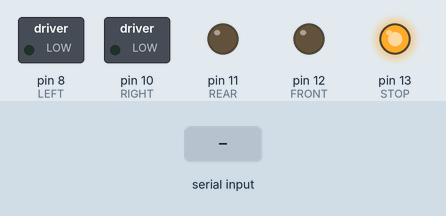
Bench run of a sketch on a simulated Arduino Uno, built with avr-gcc and run on an emulated ATmega328P. Shown: switched loads named in the sketch (green lamp = pin HIGH), output pins drawn as LEDs (lit = HIGH). Inputs (shaded band) come from the test bench. What the sketch prints to the serial monitor is not drawn.

Above: at 1.2 s.
1.3 s: "90,45\n" received over Serial
At 2.8 s:
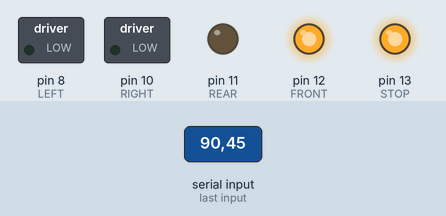
Timing chart, 0 to 4.3 s (numbered marks = the images above; inputs shaded):
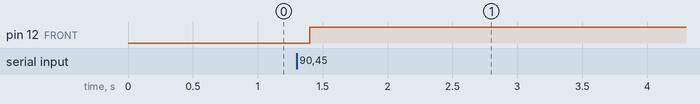

The sketch:

test_with_leds.ino
```cpp
#define STOP 13
#define LEFT 8
#define RIGHT 10
#define FRONT 12
#define REAR 11


class BB8
{
private:
    float commandState[2];

public:
    BB8(/* args */);
    ~BB8();
    void updateFromSerial();
    void move();
    void roll(int speed);//roll to go front/rear
    void balance(int speed);//balance to turn right/left
    float* get_commandState();
    void set_commandState(float x, float y);

};

BB8::BB8(/* args */)
{
    this->commandState[0] = 0.0;
    this->commandState[1] = 0.0;
}

BB8::~BB8()
{
}

void BB8::move(){
    if(this->commandState[0] >= 0.4){
        this->roll(1);
    }
    else if(this->commandState[0] <= -0.4){
        this->roll(-1);
    }
    else{
        this->roll(0);
    }
    if(this->commandState[1] <= -0.4){
        this->balance(1);
    }
    else if(this->commandState[1] >= 0.4){
        this->balance(-1);
    }
    else{
        this->balance(0);
    }
}

void BB8::updateFromSerial(){
    String strArray[2];
    float floatArray[2];
    String readString = Serial.readString();

    int r=0, t=0;
    for(int i=0;i<readString.length();i++){
        if(readString[i] == ','){
            if (i-r > 1){
                strArray[t] = readString.substring(r,i);
                t++;
            }
            r = (i+1);
        }
    }
    for(int k=0 ;k<=t-1 ;k++){
        //Serial.println(strArray[k]);
        this->commandState[k] = strArray[k].toFloat();
    }
}

void BB8::roll(int speed){
    if(speed>0){//front
        digitalWrite(REAR, LOW);
        digitalWrite(STOP, LOW);
        digitalWrite(FRONT, HIGH);
    }
    else if (speed < 0){//rear
        digitalWrite(FRONT, LOW);
        digitalWrite(STOP, LOW);
        digitalWrite(REAR, HIGH);
    }
    else{
        digitalWrite(REAR, LOW);
        digitalWrite(FRONT, LOW);
        digitalWrite(STOP, HIGH);
    }
}

void BB8::balance(int speed){
    if(speed>0){//right
        digitalWrite(STOP, LOW);
        digitalWrite(LEFT, LOW);
        digitalWrite(RIGHT, HIGH);
    }
    else if (speed < 0){//left
        digitalWrite(STOP, LOW);
        digitalWrite(RIGHT, LOW);
        digitalWrite(LEFT, HIGH);
    }
    else{
        digitalWrite(RIGHT, LOW);
        digitalWrite(LEFT, LOW);
        digitalWrite(STOP, HIGH);
    }
}

float* BB8::get_commandState(){
    return this->commandState;
}

void BB8::set_commandState(float x, float y){
    this->commandState[0] = x;
    this->commandState[1] = y;
}


BB8 robot = BB8();

void setup()
{
    Serial.begin(115200);
    Serial.setTimeout(100);
    pinMode(STOP, OUTPUT);
    pinMode(LEFT, OUTPUT);
    pinMode(RIGHT, OUTPUT);
    pinMode(FRONT, OUTPUT);
    pinMode(REAR, OUTPUT);

    digitalWrite(STOP, LOW);
    digitalWrite(LEFT, LOW);
    digitalWrite(RIGHT, LOW);
    digitalWrite(FRONT, LOW);
    digitalWrite(REAR, LOW);
    robot.move();

}


//data format: [avant,gauche] donc [O.8, 0.5] balance a gauche en avancant

void loop()
{
        Serial.println("a");
        robot.updateFromSerial();
        robot.move();
        //delay(100);
}
```

Measured:
- after the input at 1.3 s, pin 12 (FRONT): LOW → HIGH after 0.10 s
